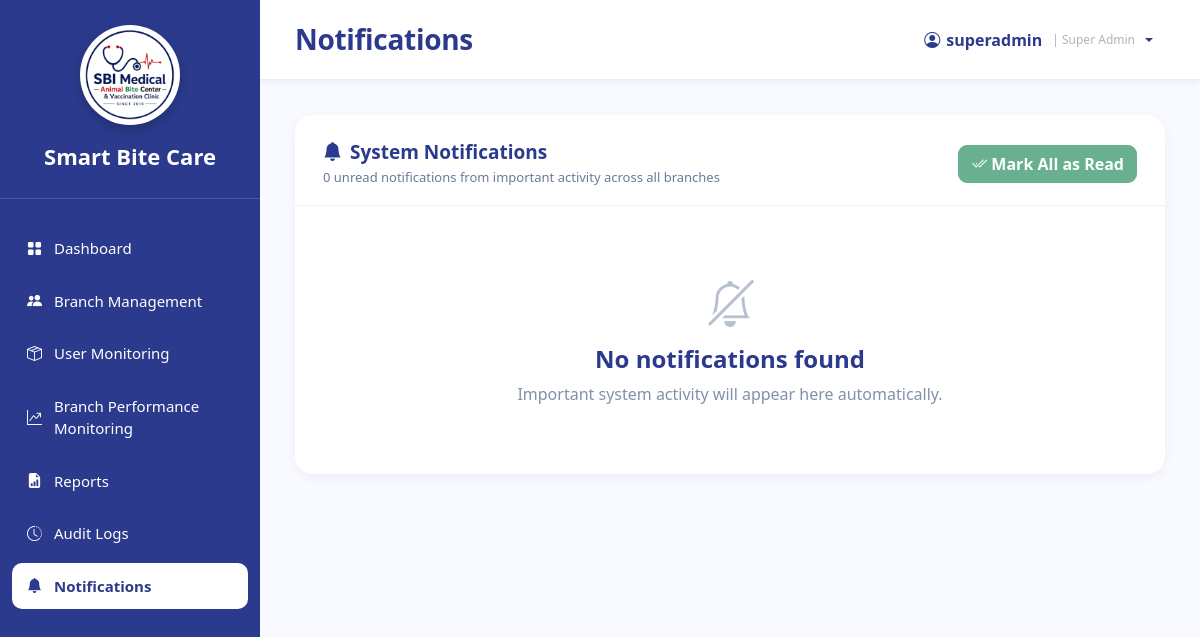
Page /SuperAdmin_Notifications.php (signed in) on the earlier database version.
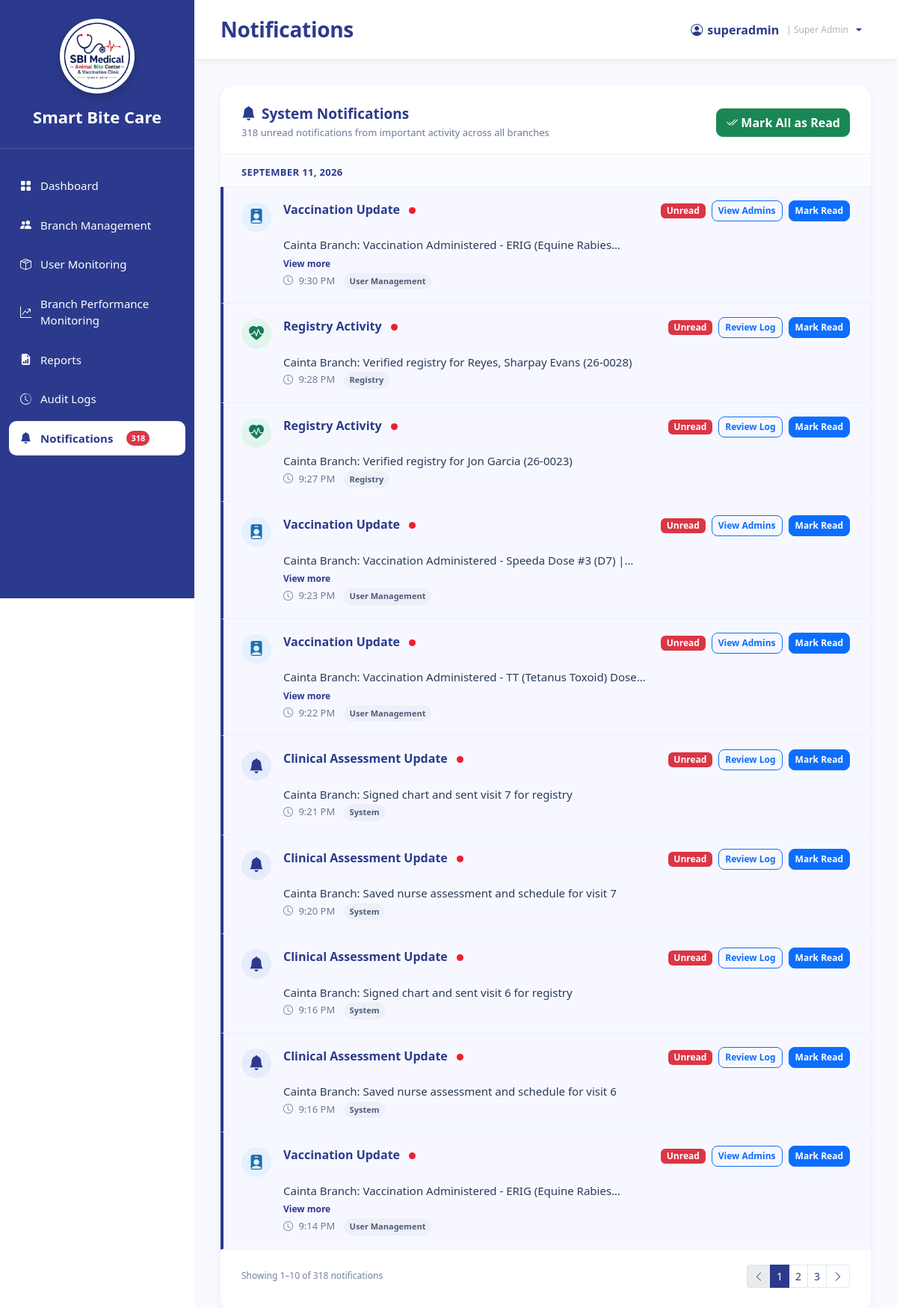
Same page on the later database version.
### tables this page shows
CREATE TABLE `notifications` (
  `notification_id` int(11) NOT NULL,
  `user_id` int(11) NOT NULL,
  `title` varchar(255) DEFAULT NULL,
  `message` text DEFAULT NULL,
  `notification_type` varchar(100) DEFAULT NULL,
  `source_key` varchar(150) DEFAULT NULL,
  `is_read` tinyint(1) DEFAULT 0,
  `created_at` timestamp NOT NULL DEFAULT current_timestamp()
);

### sources/workflow_helpers.php (called while the page is built, shortened)
<?php
function workflowRequireUser(mysqli $conn, int $requiredRole): array
{
    $stmt = $conn->prepare(
        'SELECT u.user_id, u.username, u.branch_id, b.branch_name, r.role_name
         FROM users u
         LEFT JOIN branches b ON b.branch_id = u.branch_id
         LEFT JOIN roles r ON r.role_id = u.role_id
         WHERE u.user_id = ? AND u.status = "Active" LIMIT 1'
    );
    $id = (int)$_SESSION['user_id'];
    $stmt->bind_param('i', $id);
    $stmt->execute();
    $user = $stmt->get_result()->fetch_assoc();
    return $user;
}
function workflowH(string $value): string
{
    return htmlspecialchars($value, ENT_QUOTES, 'UTF-8');
}

### sources/notification_helper.php (called while the page is built, shortened)
<?php
function getUnreadNotificationCount($conn, $user_id)
{
    $query = "
        SELECT COUNT(*) AS unread_count
        FROM notifications
        WHERE user_id = ?
          AND is_read = 0
    ";
    $stmt = $conn->prepare($query);
    $stmt->bind_param("i", $user_id);
    $stmt->execute();
    $result = $stmt->get_result();
    $row = $result->fetch_assoc();
    return (int)($row['unread_count'] ?? 0);
}

### SuperAdmin_Notifications.php (the view, shortened to what this page needs)
<?php
require_once __DIR__ . '/sources/db_connect.php';
require_once __DIR__ . '/sources/workflow_helpers.php';
require_once 'sources/notification_helper.php';
$user = workflowRequireUser($conn, 1);
$userId = (int)$user['user_id'];
$notification_count = getUnreadNotificationCount($conn, $userId);
function superAdminNotificationPageUrl(int $page): string
{
    return 'SuperAdmin_Notifications.php?' . http_build_query([
        'page' => max(1, $page),
    ]);
}
function superAdminNotificationDateLabel(string $date): string
{
    $timestamp = strtotime($date);
    $day = date('Y-m-d', $timestamp);
    return date('F j, Y', $timestamp);
}
function superAdminNotificationTypeLabel(?string $type): string
{
    $value = trim((string)$type);
    $value = str_ireplace(['prediction', 'predictive'], ['forecasting', 'forecast'], $value);
    return ucwords(str_replace(['_', '-'], ' ', $value));
}
function superAdminNotificationPresentation(?string $type, ?string $title): array
{
    $value = strtolower(trim((string)$type . ' ' . (string)$title));
    if (str_contains($value, 'user') || str_contains($value, 'admin') || str_contains($value, 'account')) {
        return ['bi-person-badge-fill', 'user-icon', 'SuperAdmin_CombinedManagement.php?tab=admins', 'View Admins'];
    }
    if (str_contains($value, 'patient') || str_contains($value, 'registry') || str_contains($value, 'vaccin')) {
        return ['bi-heart-pulse-fill', 'health-icon', 'SuperAdmin_AuditLogs.php', 'Review Log'];
    }
    return ['bi-bell-fill', '', 'SuperAdmin_AuditLogs.php', 'Review Log'];
}
$page = max(1, (int)($_GET['page'] ?? 1));
$perPage = 10;
$countStmt = $conn->prepare(
    'SELECT COUNT(*) AS total,
            COALESCE(SUM(CASE WHEN is_read = 0 THEN 1 ELSE 0 END), 0) AS unread
     FROM notifications
     WHERE user_id = ?'
);
$countStmt->bind_param('i', $userId);
$countStmt->execute();
$counts = $countStmt->get_result()->fetch_assoc() ?: [];
$totalRows = (int)($counts['total'] ?? 0);
$unreadCount = (int)($counts['unread'] ?? 0);
$totalPages = max(1, (int)ceil($totalRows / $perPage));
$offset = ($page - 1) * $perPage;
$listStmt = $conn->prepare(
    'SELECT notification_id, title, message, notification_type,
            source_key, is_read, created_at
     FROM notifications
     WHERE user_id = ?
     ORDER BY created_at DESC, notification_id DESC
     LIMIT ? OFFSET ?'
);
$listStmt->bind_param('iii', $userId, $perPage, $offset);
$listStmt->execute();
$notifications = $listStmt->get_result()->fetch_all(MYSQLI_ASSOC);
$groupedNotifications = [];
foreach ($notifications as $notification) {
    $dateLabel = superAdminNotificationDateLabel((string)$notification['created_at']);
    $groupedNotifications[$dateLabel][] = $notification;
}
?>
<!DOCTYPE html>
<html lang="en">
<head>
    <link href="https://cdn.jsdelivr.net/npm/bootstrap@5.3.3/dist/css/bootstrap.min.css" rel="stylesheet" />
    <link rel="stylesheet" href="https://cdn.jsdelivr.net/npm/bootstrap-icons@1.11.3/font/bootstrap-icons.min.css" />
    <link rel="stylesheet" href="sidebar.css" />
</head>
<body>
<div class="sidebar">
    <div class="logo-area">
        <div class="logo-frame">
            <img src="logo.png" alt="Smart Bite Care Logo" class="logo" />
        </div>
        <div class="system-name">Smart Bite Care</div>
    </div>
    <nav class="nav-menu">
        <ul>
            <li><a href="SuperAdmin_Dashboard.php"><i class="bi bi-grid-fill"></i><span>Dashboard</span></a></li>
            <li><a href="SuperAdmin_CombinedManagement.php"><i class="bi bi-people-fill"></i><span>Branch Management</span></a></li>
            <li><a href="SuperAdmin_UserMonitoring.php"><i class="bi bi-box-seam"></i><span>User Monitoring</span></a></li>
            <li><a href="SuperAdmin_BranchPerformanceMonitoring.php"><i class="bi bi-graph-up-arrow"></i><span>Branch Performance Monitoring</span></a></li>
            <li><a href="SuperAdmin_Reports.php"><i class="bi bi-file-earmark-bar-graph-fill"></i><span>Reports</span></a></li>
            <li><a href="SuperAdmin_AuditLogs.php"><i class="bi bi-clock-history"></i><span>Audit Logs</span></a></li>
            <li><a class="active" href="SuperAdmin_Notifications.php" class="notification-link">
                <i class="bi bi-bell-fill"></i><span>Notifications</span>
                <?php if ($notification_count > 0): ?>
                    <span class="notification-badge"><?php echo $notification_count; ?></span>
                <?php endif; ?>
            </a></li>
        </ul>
    </nav>
</div>
<div class="main">
    <div class="topbar">
        <h3>Notifications</h3>
       <div class="dropdown">
            <button
                class="profile profile-button dropdown-toggle"
                type="button"
                id="superAdminProfileMenu"
                data-bs-toggle="dropdown"
                aria-expanded="false"
            >
                <i class="bi bi-person-circle"></i>
                <span><?php echo htmlspecialchars($_SESSION['username'] ?? 'SUPER ADMIN', ENT_QUOTES, 'UTF-8'); ?></span>
                <span class="profile-role">| Super Admin</span>
            </button>
        </div>
    </div>
    <div class="content">
        <div class="notif-card">
            <div class="notification-toolbar">
                <div>
                    <h4><i class="bi bi-bell-fill me-2"></i>System Notifications</h4>
                    <p>
                        <?php echo number_format($unreadCount); ?> unread notification<?php echo $unreadCount === 1 ? '' : 's'; ?>
                        from important activity across all branches
                    </p>
                </div>
                <form method="post">
                    <button class="btn btn-success" type="submit" <?php echo $unreadCount === 0 ? 'disabled' : ''; ?>>
                        <i class="bi bi-check2-all me-1"></i>Mark All as Read
                    </button>
                </form>
            </div>
            <?php if (!$notifications): ?>
                <div class="empty-state">
                    <i class="bi bi-bell-slash"></i>
                    <h4>No notifications found</h4>
                    <p class="mb-0">Important system activity will appear here automatically.</p>
                </div>
            <?php else: ?>
                <?php foreach ($groupedNotifications as $dateLabel => $items): ?>
                    <div class="notif-day"><?php echo workflowH($dateLabel); ?></div>
                    <?php foreach ($items as $notification): ?>
                        <?php
                        [$icon, $iconClass, $destination, $destinationLabel] =
                            superAdminNotificationPresentation(
                                (string)($notification['notification_type'] ?? ''),
                                (string)($notification['title'] ?? '')
                            );
                        $isUnread = (int)$notification['is_read'] === 0;
                        $notificationId = (int)$notification['notification_id'];
                        ?>
                        <article class="notif-item <?php echo $isUnread ? 'unread' : ''; ?>">
                            <div class="notif-icon <?php echo workflowH($iconClass); ?>">
                                <i class="bi <?php echo workflowH($icon); ?>"></i>
                            </div>
                            <div class="notif-content">
                                <div class="notif-title">
                                    <?php echo workflowH((string)($notification['title'] ?: 'System Notification')); ?>
                                    <?php if ($isUnread): ?><span class="unread-dot" title="Unread"></span><?php endif; ?>
                                </div>
                                <div class="notif-desc" id="notification-message-<?php echo $notificationId; ?>">
                                    <?php echo workflowH((string)($notification['message'] ?? '')); ?>
                                </div>
                                <button
                                    class="view-more-btn"
                                    type="button"
                                    data-message-id="notification-message-<?php echo $notificationId; ?>"
                                    aria-expanded="false"
                                >View more</button>
                                <div class="notif-time">
                                    <i class="bi bi-clock me-1"></i>
                                    <?php echo workflowH(date('g:i A', strtotime((string)$notification['created_at']))); ?>
                                    <span class="type-pill">
                                        <?php echo workflowH(superAdminNotificationTypeLabel((string)($notification['notification_type'] ?? ''))); ?>
                                    </span>
                                </div>
                            </div>
                            <div class="notif-actions">
                                <span class="badge <?php echo $isUnread ? 'text-bg-danger' : 'text-bg-success'; ?>">
                                    <?php echo $isUnread ? 'Unread' : 'Read'; ?>
                                </span>
                                <?php if ($destination !== ''): ?>
                                    <a class="btn btn-sm btn-outline-primary" href="<?php echo workflowH($destination); ?>">
                                        <?php echo workflowH($destinationLabel); ?>
                                    </a>
                                <?php endif; ?>
                                <?php if ($isUnread): ?>
                                    <form method="post">
                                        <button class="btn btn-sm btn-primary" type="submit">Mark Read</button>
                                    </form>
                                <?php endif; ?>
                            </div>
                        </article>
                    <?php endforeach; ?>
                <?php endforeach; ?>
            <?php endif; ?>
            <?php if ($totalRows > 0): ?>
                <div class="view-all-wrap">
                    <div class="results-count">
                        Showing <?php echo $offset + 1; ?>–<?php echo min($offset + $perPage, $totalRows); ?>
                        of <?php echo number_format($totalRows); ?> notifications
                    </div>
                    <?php if ($totalPages > 1): ?>
                        <nav aria-label="Notification pages">
                            <ul class="pagination pagination-sm">
                                <li class="page-item <?php echo $page <= 1 ? 'disabled' : ''; ?>">
                                    <a class="page-link" href="<?php echo $page > 1 ? workflowH(superAdminNotificationPageUrl($page - 1)) : '#'; ?>" aria-label="Previous">
                                        <i class="bi bi-chevron-left"></i>
                                    </a>
                                </li>
                                <?php
                                $startPage = max(1, $page - 2);
                                $endPage = min($totalPages, $page + 2);
                                for ($pageNumber = $startPage; $pageNumber <= $endPage; $pageNumber++):
                                ?>
                                    <li class="page-item <?php echo $pageNumber === $page ? 'active' : ''; ?>">
                                        <a class="page-link" href="<?php echo workflowH(superAdminNotificationPageUrl($pageNumber)); ?>">
                                            <?php echo $pageNumber; ?>
                                        </a>
                                    </li>
                                <?php endfor; ?>
                                <li class="page-item <?php echo $page >= $totalPages ? 'disabled' : ''; ?>">
                                    <a class="page-link" href="<?php echo $page < $totalPages ? workflowH(superAdminNotificationPageUrl($page + 1)) : '#'; ?>" aria-label="Next">
                                        <i class="bi bi-chevron-right"></i>
                                    </a>
                                </li>
                            </ul>
                        </nav>
                    <?php endif; ?>
                </div>
            <?php endif; ?>
        </div>
    </div>
</div>
</body>
</html>

### sidebar.css (style rules this page uses)
:root { --primary:#2B3A8C; --accent:#F21D2F; --bg:#F2F2F2; --white:#fff; }
.sidebar { width:260px; height:100vh; height:100dvh; min-height:0; background:var(--primary); display:flex; flex-direction:column; color:white; position:fixed; left:0; top:0; overflow:hidden; z-index:1000; box-sizing:border-box; }
.sidebar * { box-sizing:border-box; }
.logo-area { padding:25px 20px; border-bottom:1px solid rgba(255,255,255,.15); text-align:center; flex-shrink:0; }
.logo { width: 90px; height: 90px; display: block; object-fit: contain; }
.logo-frame { width: 100px; height: 100px; margin: 0 auto; border-radius: 50%; background: #fff; display: flex; align-items: center; justify-content: center; overflow: hidden; box-shadow: 0 4px 12px rgba(0,0,0,.2); border: 3px solid rgba(255,255,255,.3); }
.system-name { margin-top:15px; font-size:22px; font-weight:700; }
.nav-menu { margin-top:20px; flex:1; min-height:0; padding-bottom:10px; overflow-x:hidden; overflow-y:auto; overscroll-behavior:contain; scrollbar-width:thin; scrollbar-color:rgba(255,255,255,.45) transparent; -webkit-overflow-scrolling:touch; }
.nav-menu ul { list-style:none; padding:0; margin:0; }
.nav-menu li { margin:6px 12px; }
.nav-menu a { color:white; text-decoration:none; display:flex; align-items:center; gap:12px; padding:12px 15px; border-radius:10px; transition:.25s; font-size:15px; }
.nav-menu a.active { background:white; color:var(--primary); font-weight:600; }
.notification-badge { display: inline-flex; align-items: center; justify-content: center; min-width: 20px; height: 20px; padding: 0 6px; margin-left: 6px; background: #dc3545; color: #ffffff; border-radius: 999px; font-size: 11px; font-weight: 700; line-height: 1; white-space: nowrap; }

Differences in the rows shown:
added notifications: created_at "SEPTEMBER 11, 2026", title "Vaccination Update", is_read 0 (drawn), message "Cainta Branch: Vaccination Administered - ERIG (Equine…", created_at "9:14 PM", notification_type "User Management", destinationLabel "View Admins"
added notifications: title "Vaccination Update", is_read 0 (drawn), message "Cainta Branch: Vaccination Administered - ERIG (Equine…", created_at "9:30 PM", notification_type "User Management", destinationLabel "View Admins", shown under "SEPTEMBER 11, 2026"
added notifications: title "Registry Activity", is_read 0 (drawn), message "Cainta Branch: Verified registry for Reyes, Sharpay Evans (26-0028)", created_at "9:28 PM", notification_type "Registry", destinationLabel "Review Log", shown under "SEPTEMBER 11, 2026"
added notifications: title "Registry Activity", is_read 0 (drawn), message "Cainta Branch: Verified registry for Jon Garcia (26-0023)", created_at "9:27 PM", notification_type "Registry", destinationLabel "Review Log", shown under "SEPTEMBER 11, 2026"
added notifications: title "Vaccination Update", is_read 0 (drawn), message "Cainta Branch: Vaccination Administered - Speeda Dose #3 (D7)…", created_at "9:23 PM", notification_type "User Management", destinationLabel "View Admins", shown under "SEPTEMBER 11, 2026"
added notifications: title "Vaccination Update", is_read 0 (drawn), message "Cainta Branch: Vaccination Administered - TT (Tetanus Toxoid)…", created_at "9:22 PM", notification_type "User Management", destinationLabel "View Admins", shown under "SEPTEMBER 11, 2026"
added notifications: title "Clinical Assessment Update", is_read 0 (drawn), message "Cainta Branch: Signed chart and sent visit 7 for registry", created_at "9:21 PM", notification_type "System", destinationLabel "Review Log", shown under "SEPTEMBER 11, 2026"
added notifications: title "Clinical Assessment Update", is_read 0 (drawn), message "Cainta Branch: Saved nurse assessment and schedule for visit 7", created_at "9:20 PM", notification_type "System", destinationLabel "Review Log", shown under "SEPTEMBER 11, 2026"
added notifications: title "Clinical Assessment Update", is_read 0 (drawn), message "Cainta Branch: Signed chart and sent visit 6 for registry", created_at "9:16 PM", notification_type "System", destinationLabel "Review Log", shown under "SEPTEMBER 11, 2026"
added notifications: title "Clinical Assessment Update", is_read 0 (drawn), message "Cainta Branch: Saved nurse assessment and schedule for visit 6", created_at "9:16 PM", notification_type "System", destinationLabel "Review Log", shown under "SEPTEMBER 11, 2026"
Other differences:
$notification_count: (not shown) → "318"
$unreadCount: "0" → "318"
$offset + 1: (not shown) → "1"
min($offset + $perPage, $totalRows): (not shown) → "10"
$totalRows: (not shown) → "318"
text no longer shown: "No notifications found Important system activity will appear here automatically."
text now shown: "Showing – of notifications"
new list line: "1"
new list line: "2"
new list line: "3"
